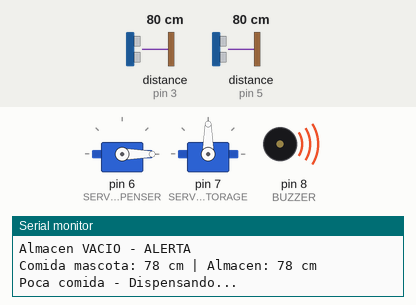
The sketch below on a simulated Arduino Uno, built with avr-gcc and run on an emulated ATmega328P. On the bench: 2 × servo, buzzer (waves = sounding, pin HIGH), the last lines printed to the serial monitor. Wiring (inferred from the names in the program): 2 × ultrasonic range finder: trigger pin 2, echo pin 3 / trigger pin 4, echo pin 5. The test bench sets the inputs (shaded band); at power-on: distance to the obstacle (sensors on pin 5, pin 3) 80 cm. The echo pulse lasts 58.3 µs per cm; pins used as bus, display or sensor lines are not drawn.

Above: at 3.3 s.
3.4 s: distance to the obstacle (sensor on pin 5) set to 24 cm
10.3 s: distance to the obstacle (sensor on pin 5) set to 18 cm
At 15.6 s:
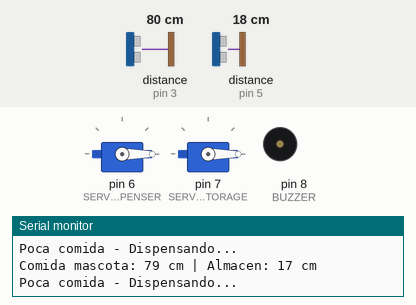
16.6 s: distance to the obstacle (sensor on pin 3) set to 19 cm
20.1 s: distance to the obstacle (sensor on pin 3) set to 15 cm
23.4 s: distance to the obstacle (sensor on pin 3) set to 18 cm
30.2 s: distance to the obstacle (sensor on pin 3) set to 2 cm
Timing chart, 0 to 33.2 s (numbered marks = the images above; inputs shaded):
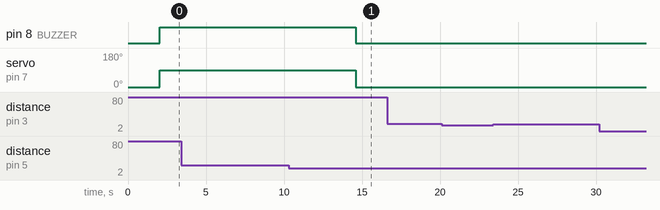

Measured:
- the behaviour switches between 22 and 21 cm on distance to the obstacle (sensor on pin 5) (found by bisection; images 0 and 1)
- after the input at 10.3 s, pin 8 (BUZZER): HIGH → LOW after 4.3 s; servo on pin 7 (SERVO_STORAGE): 90° → 0° after 4.3 s

The sketch:

proyecto3.ino
```cpp
#include <Servo.h>

// ---------- Pines ----------
#define TRIG_SENSOR1 2
#define ECHO_SENSOR1 3

#define TRIG_SENSOR2 4
#define ECHO_SENSOR2 5

#define SERVO_DISPENSER 6
#define SERVO_STORAGE 7

#define BUZZER 8

// ---------- Objetos ----------
Servo servoDispenser;
Servo servoStorage;

// ---------- Umbrales (en cm) ----------
const int FOOD_LEVEL_THRESHOLD = 15;     // Nivel bajo de comida mascota
const int STORAGE_LEVEL_THRESHOLD = 20;  // Depósito casi vacío

// ---------- Función Ultrasonido ----------
long readUltrasonic(int trigPin, int echoPin) {
  digitalWrite(trigPin, LOW);
  delayMicroseconds(2);
  digitalWrite(trigPin, HIGH);
  delayMicroseconds(10);
  digitalWrite(trigPin, LOW);

  long duration = pulseIn(echoPin, HIGH, 30000); // timeout 30 ms
  long distance = duration * 0.034 / 2;
  return distance;
}

void setup() {
  pinMode(TRIG_SENSOR1, OUTPUT);
  pinMode(ECHO_SENSOR1, INPUT);
  pinMode(TRIG_SENSOR2, OUTPUT);
  pinMode(ECHO_SENSOR2, INPUT);

  pinMode(BUZZER, OUTPUT);

  servoDispenser.attach(SERVO_DISPENSER);
  servoStorage.attach(SERVO_STORAGE);

  servoDispenser.write(0);
  servoStorage.write(0);

  Serial.begin(9600);
}

void loop() {
  long foodDistance = readUltrasonic(TRIG_SENSOR1, ECHO_SENSOR1);
  long storageDistance = readUltrasonic(TRIG_SENSOR2, ECHO_SENSOR2);

  Serial.print("Comida mascota: ");
  Serial.print(foodDistance);
  Serial.print(" cm | Almacen: ");
  Serial.print(storageDistance);
  Serial.println(" cm");

  // ---------- Control de comida para la mascota ----------
  if (foodDistance > FOOD_LEVEL_THRESHOLD) {
    Serial.println("Poca comida - Dispensando...");
    servoDispenser.write(90);
    delay(5);                 // abre compuerta
    servoDispenser.write(0);  // cierra
    delay(2000);              // evita múltiples activaciones
  }

  // ---------- Control de comida almacenada ----------
  if (storageDistance > STORAGE_LEVEL_THRESHOLD) {
    Serial.println("Almacen VACIO - ALERTA");
    digitalWrite(BUZZER, HIGH);
    servoStorage.write(90);
  } else {
    digitalWrite(BUZZER, LOW);
    servoStorage.write(0);
  }

  delay(500);
}
```
